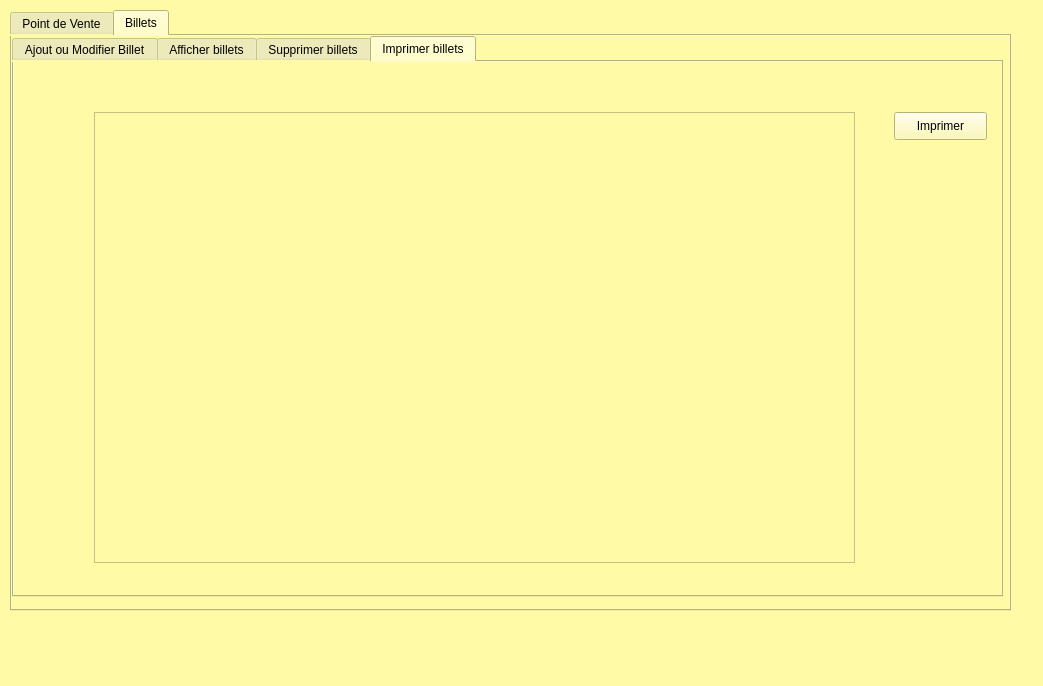
<?xml version="1.0" encoding="UTF-8"?>
<ui version="4.0">
 <class>MainWindow</class>
 <widget class="QMainWindow" name="MainWindow">
  <property name="geometry">
   <rect>
    <x>0</x>
    <y>0</y>
    <width>1043</width>
    <height>686</height>
   </rect>
  </property>
  <property name="windowTitle">
   <string>MainWindow</string>
  </property>
  <property name="styleSheet">
   <string notr="true">background-color: rgb(255, 250, 166);</string>
  </property>
  <widget class="QWidget" name="centralwidget">
   <widget class="QTabWidget" name="tabWidget">
    <property name="geometry">
     <rect>
      <x>10</x>
      <y>10</y>
      <width>1001</width>
      <height>601</height>
     </rect>
    </property>
    <property name="currentIndex">
     <number>1</number>
    </property>
    <widget class="QWidget" name="tab">
     <attribute name="title">
      <string>Point de Vente</string>
     </attribute>
     <widget class="QTabWidget" name="tabWidget_3">
      <property name="geometry">
       <rect>
        <x>10</x>
        <y>0</y>
        <width>971</width>
        <height>561</height>
       </rect>
      </property>
      <property name="currentIndex">
       <number>3</number>
      </property>
      <widget class="QWidget" name="tab_7">
       <attribute name="title">
        <string>Ajout et modifier point de vente</string>
       </attribute>
       <widget class="QGroupBox" name="groupBox_3">
        <property name="geometry">
         <rect>
          <x>10</x>
          <y>10</y>
          <width>651</width>
          <height>451</height>
         </rect>
        </property>
        <property name="title">
         <string>Ajout</string>
        </property>
        <widget class="QLineEdit" name="refff_p">
         <property name="geometry">
          <rect>
           <x>140</x>
           <y>30</y>
           <width>113</width>
           <height>22</height>
          </rect>
         </property>
        </widget>
        <widget class="QLineEdit" name="nommm_p">
         <property name="geometry">
          <rect>
           <x>140</x>
           <y>90</y>
           <width>113</width>
           <height>22</height>
          </rect>
         </property>
        </widget>
        <widget class="QLabel" name="label_6">
         <property name="geometry">
          <rect>
           <x>50</x>
           <y>30</y>
           <width>81</width>
           <height>16</height>
          </rect>
         </property>
         <property name="text">
          <string>Reference</string>
         </property>
        </widget>
        <widget class="QLineEdit" name="telll_p">
         <property name="geometry">
          <rect>
           <x>140</x>
           <y>230</y>
           <width>113</width>
           <height>22</height>
          </rect>
         </property>
        </widget>
        <widget class="QLabel" name="label_9">
         <property name="geometry">
          <rect>
           <x>50</x>
           <y>230</y>
           <width>56</width>
           <height>16</height>
          </rect>
         </property>
         <property name="text">
          <string>Tel</string>
         </property>
        </widget>
        <widget class="QPushButton" name="ajouter_pointdevente">
         <property name="geometry">
          <rect>
           <x>110</x>
           <y>340</y>
           <width>93</width>
           <height>28</height>
          </rect>
         </property>
         <property name="text">
          <string>Ajouter</string>
         </property>
        </widget>
        <widget class="QLabel" name="label_7">
         <property name="geometry">
          <rect>
           <x>50</x>
           <y>90</y>
           <width>56</width>
           <height>16</height>
          </rect>
         </property>
         <property name="text">
          <string>Nom</string>
         </property>
        </widget>
        <widget class="QLabel" name="label_8">
         <property name="geometry">
          <rect>
           <x>50</x>
           <y>160</y>
           <width>56</width>
           <height>16</height>
          </rect>
         </property>
         <property name="text">
          <string>Adresse</string>
         </property>
        </widget>
        <widget class="QLineEdit" name="adrrr_p">
         <property name="geometry">
          <rect>
           <x>140</x>
           <y>160</y>
           <width>113</width>
           <height>22</height>
          </rect>
         </property>
        </widget>
        <widget class="QPushButton" name="modif_point">
         <property name="geometry">
          <rect>
           <x>280</x>
           <y>340</y>
           <width>93</width>
           <height>28</height>
          </rect>
         </property>
         <property name="text">
          <string>Modifier</string>
         </property>
        </widget>
       </widget>
      </widget>
      <widget class="QWidget" name="tab_8">
       <attribute name="title">
        <string>Afficher point de vente</string>
       </attribute>
       <widget class="QTableView" name="tabpoint">
        <property name="geometry">
         <rect>
          <x>20</x>
          <y>90</y>
          <width>791</width>
          <height>411</height>
         </rect>
        </property>
       </widget>
       <widget class="QLabel" name="label_10">
        <property name="geometry">
         <rect>
          <x>10</x>
          <y>30</y>
          <width>121</width>
          <height>16</height>
         </rect>
        </property>
        <property name="text">
         <string>Ref a rechercher</string>
        </property>
       </widget>
       <widget class="QPushButton" name="rech_p">
        <property name="geometry">
         <rect>
          <x>300</x>
          <y>10</y>
          <width>93</width>
          <height>28</height>
         </rect>
        </property>
        <property name="text">
         <string>RECHERCHER</string>
        </property>
       </widget>
       <widget class="QPushButton" name="trie_p">
        <property name="geometry">
         <rect>
          <x>300</x>
          <y>50</y>
          <width>93</width>
          <height>28</height>
         </rect>
        </property>
        <property name="text">
         <string>TRIEE</string>
        </property>
       </widget>
       <widget class="QLineEdit" name="ref_cher_p">
        <property name="geometry">
         <rect>
          <x>130</x>
          <y>30</y>
          <width>113</width>
          <height>22</height>
         </rect>
        </property>
       </widget>
      </widget>
      <widget class="QWidget" name="tab_9">
       <attribute name="title">
        <string>Supprimer point de vente</string>
       </attribute>
       <widget class="QGroupBox" name="groupBox_4">
        <property name="geometry">
         <rect>
          <x>140</x>
          <y>100</y>
          <width>471</width>
          <height>221</height>
         </rect>
        </property>
        <property name="title">
         <string>Supprision</string>
        </property>
        <widget class="QLabel" name="label_11">
         <property name="geometry">
          <rect>
           <x>30</x>
           <y>90</y>
           <width>231</width>
           <height>16</height>
          </rect>
         </property>
         <property name="text">
          <string>reference a supprimer</string>
         </property>
        </widget>
        <widget class="QLineEdit" name="ref_suprimerrr">
         <property name="geometry">
          <rect>
           <x>200</x>
           <y>90</y>
           <width>113</width>
           <height>22</height>
          </rect>
         </property>
        </widget>
        <widget class="QPushButton" name="pushButton">
         <property name="geometry">
          <rect>
           <x>210</x>
           <y>170</y>
           <width>93</width>
           <height>28</height>
          </rect>
         </property>
         <property name="text">
          <string>supprimer</string>
         </property>
        </widget>
       </widget>
      </widget>
      <widget class="QWidget" name="tab_10">
       <attribute name="title">
        <string>Imprimer</string>
       </attribute>
       <widget class="QTextEdit" name="imppppr">
        <property name="geometry">
         <rect>
          <x>80</x>
          <y>60</y>
          <width>731</width>
          <height>461</height>
         </rect>
        </property>
       </widget>
       <widget class="QPushButton" name="imprimer_p">
        <property name="geometry">
         <rect>
          <x>830</x>
          <y>60</y>
          <width>93</width>
          <height>28</height>
         </rect>
        </property>
        <property name="text">
         <string>Imprimer</string>
        </property>
       </widget>
      </widget>
     </widget>
    </widget>
    <widget class="QWidget" name="tab_2">
     <attribute name="title">
      <string>Billets</string>
     </attribute>
     <widget class="QTabWidget" name="tabWidget_2">
      <property name="geometry">
       <rect>
        <x>0</x>
        <y>0</y>
        <width>991</width>
        <height>561</height>
       </rect>
      </property>
      <property name="currentIndex">
       <number>3</number>
      </property>
      <widget class="QWidget" name="tab_3">
       <attribute name="title">
        <string>Ajout ou Modifier Billet</string>
       </attribute>
       <widget class="QGroupBox" name="groupBox">
        <property name="geometry">
         <rect>
          <x>40</x>
          <y>60</y>
          <width>691</width>
          <height>361</height>
         </rect>
        </property>
        <property name="title">
         <string>Ajout</string>
        </property>
        <widget class="QLabel" name="label">
         <property name="geometry">
          <rect>
           <x>20</x>
           <y>40</y>
           <width>61</width>
           <height>16</height>
          </rect>
         </property>
         <property name="text">
          <string>Reference</string>
         </property>
        </widget>
        <widget class="QLabel" name="label_2">
         <property name="geometry">
          <rect>
           <x>20</x>
           <y>110</y>
           <width>56</width>
           <height>16</height>
          </rect>
         </property>
         <property name="text">
          <string>Categorie</string>
         </property>
        </widget>
        <widget class="QLabel" name="label_3">
         <property name="geometry">
          <rect>
           <x>20</x>
           <y>200</y>
           <width>56</width>
           <height>16</height>
          </rect>
         </property>
         <property name="text">
          <string>Prix</string>
         </property>
        </widget>
        <widget class="QLineEdit" name="ref_aj">
         <property name="geometry">
          <rect>
           <x>100</x>
           <y>40</y>
           <width>113</width>
           <height>22</height>
          </rect>
         </property>
        </widget>
        <widget class="QLineEdit" name="cat_aj">
         <property name="geometry">
          <rect>
           <x>100</x>
           <y>110</y>
           <width>113</width>
           <height>22</height>
          </rect>
         </property>
        </widget>
        <widget class="QLineEdit" name="prix_aj">
         <property name="geometry">
          <rect>
           <x>100</x>
           <y>200</y>
           <width>113</width>
           <height>22</height>
          </rect>
         </property>
        </widget>
        <widget class="QPushButton" name="ajouter_billet">
         <property name="geometry">
          <rect>
           <x>100</x>
           <y>310</y>
           <width>93</width>
           <height>28</height>
          </rect>
         </property>
         <property name="text">
          <string>Ajouter</string>
         </property>
        </widget>
        <widget class="QPushButton" name="pushButton_2">
         <property name="geometry">
          <rect>
           <x>250</x>
           <y>310</y>
           <width>93</width>
           <height>28</height>
          </rect>
         </property>
         <property name="text">
          <string>Quitter</string>
         </property>
        </widget>
        <widget class="QPushButton" name="modifier_billet">
         <property name="geometry">
          <rect>
           <x>390</x>
           <y>310</y>
           <width>93</width>
           <height>28</height>
          </rect>
         </property>
         <property name="text">
          <string>Modifier</string>
         </property>
        </widget>
       </widget>
      </widget>
      <widget class="QWidget" name="tab_4">
       <attribute name="title">
        <string>Afficher billets</string>
       </attribute>
       <widget class="QTableView" name="tabbillet">
        <property name="geometry">
         <rect>
          <x>10</x>
          <y>120</y>
          <width>761</width>
          <height>391</height>
         </rect>
        </property>
       </widget>
       <widget class="QLabel" name="label_5">
        <property name="geometry">
         <rect>
          <x>10</x>
          <y>40</y>
          <width>141</width>
          <height>16</height>
         </rect>
        </property>
        <property name="text">
         <string>reference a rechercher</string>
        </property>
       </widget>
       <widget class="QLineEdit" name="ref_cher">
        <property name="geometry">
         <rect>
          <x>160</x>
          <y>40</y>
          <width>113</width>
          <height>22</height>
         </rect>
        </property>
       </widget>
       <widget class="QPushButton" name="rech_billet">
        <property name="geometry">
         <rect>
          <x>370</x>
          <y>20</y>
          <width>93</width>
          <height>28</height>
         </rect>
        </property>
        <property name="text">
         <string>Rechercher</string>
        </property>
       </widget>
       <widget class="QPushButton" name="triee_billet">
        <property name="geometry">
         <rect>
          <x>370</x>
          <y>70</y>
          <width>93</width>
          <height>28</height>
         </rect>
        </property>
        <property name="text">
         <string>Triee</string>
        </property>
       </widget>
      </widget>
      <widget class="QWidget" name="tab_5">
       <attribute name="title">
        <string>Supprimer billets</string>
       </attribute>
       <widget class="QGroupBox" name="groupBox_2">
        <property name="geometry">
         <rect>
          <x>90</x>
          <y>90</y>
          <width>411</width>
          <height>171</height>
         </rect>
        </property>
        <property name="title">
         <string>Suppression</string>
        </property>
        <widget class="QLabel" name="label_4">
         <property name="geometry">
          <rect>
           <x>20</x>
           <y>80</y>
           <width>71</width>
           <height>16</height>
          </rect>
         </property>
         <property name="text">
          <string>Reference</string>
         </property>
        </widget>
        <widget class="QLineEdit" name="ref_supp">
         <property name="geometry">
          <rect>
           <x>110</x>
           <y>80</y>
           <width>113</width>
           <height>22</height>
          </rect>
         </property>
        </widget>
        <widget class="QPushButton" name="supprimer_billet">
         <property name="geometry">
          <rect>
           <x>290</x>
           <y>80</y>
           <width>93</width>
           <height>28</height>
          </rect>
         </property>
         <property name="text">
          <string>Supprimer</string>
         </property>
        </widget>
       </widget>
      </widget>
      <widget class="QWidget" name="tab_6">
       <attribute name="title">
        <string>Imprimer billets</string>
       </attribute>
       <widget class="QPushButton" name="imprimer_billet">
        <property name="geometry">
         <rect>
          <x>880</x>
          <y>50</y>
          <width>93</width>
          <height>28</height>
         </rect>
        </property>
        <property name="text">
         <string>Imprimer</string>
        </property>
       </widget>
       <widget class="QTextEdit" name="imprimmmmmer">
        <property name="geometry">
         <rect>
          <x>80</x>
          <y>50</y>
          <width>761</width>
          <height>451</height>
         </rect>
        </property>
       </widget>
      </widget>
     </widget>
    </widget>
   </widget>
  </widget>
  <widget class="QMenuBar" name="menubar">
   <property name="geometry">
    <rect>
     <x>0</x>
     <y>0</y>
     <width>1043</width>
     <height>22</height>
    </rect>
   </property>
  </widget>
  <widget class="QStatusBar" name="statusbar"/>
 </widget>
 <resources/>
 <connections/>
</ui>
